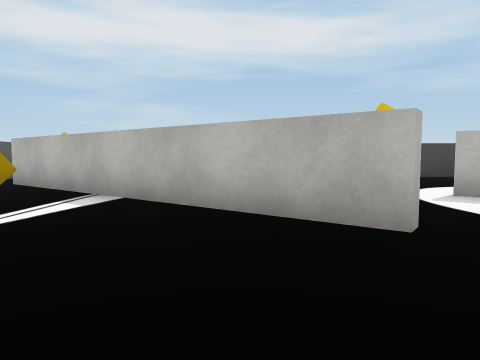
[1] (above)

13 first-person views from a walk through a Unity game level. The camera is 0.62 m above the floor, tilts 4° down and sees 70° across. The floor is counted in squares, 1 m on a side. Each view is taken from the middle of a square. On the plan, view 1 faces up. The plan holds only what a view shows up to about 10 squares ahead; the rest is blank. The player is left out. Some surface patterns are stand-ins.

[2]
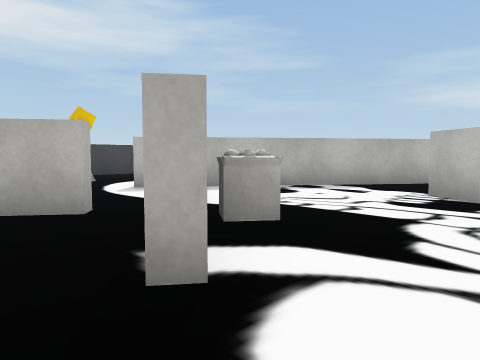

[3]
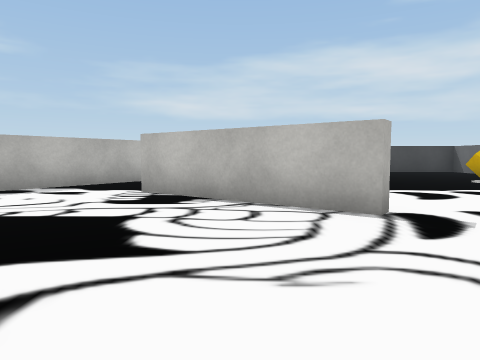

[4]
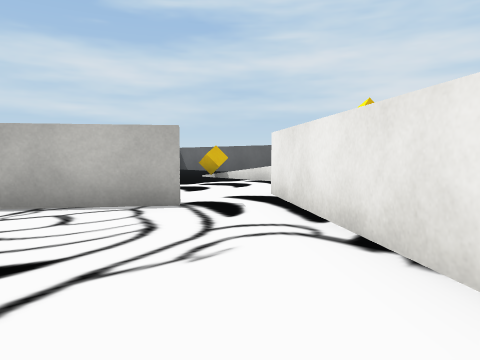

[5]
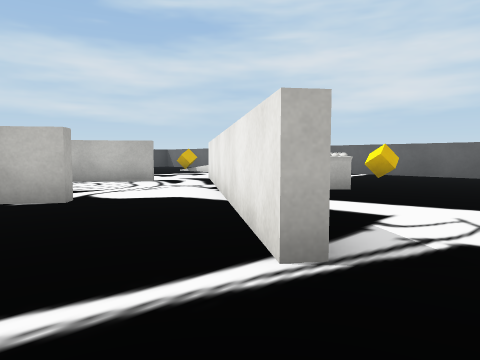

[6]
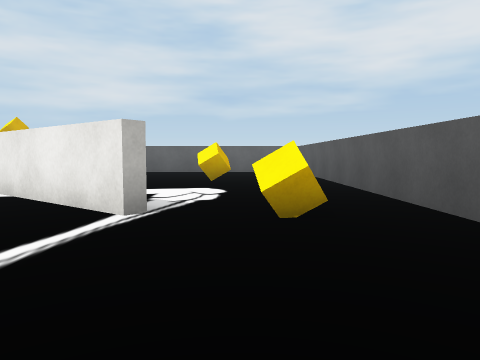

[7]
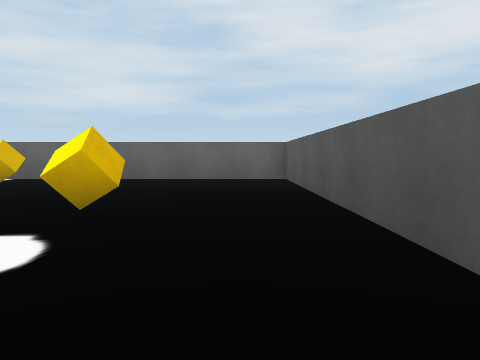

[8]
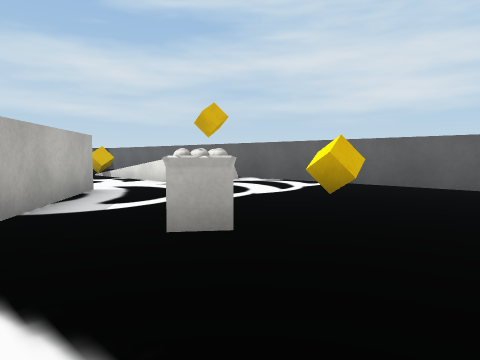

[9]
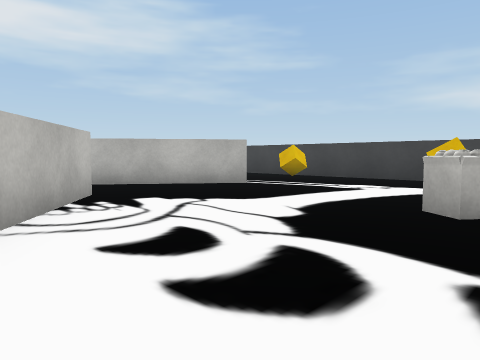

[10]
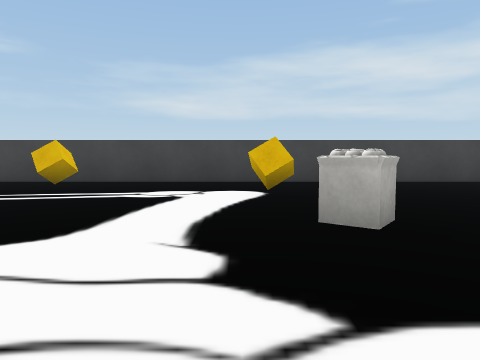

[11]
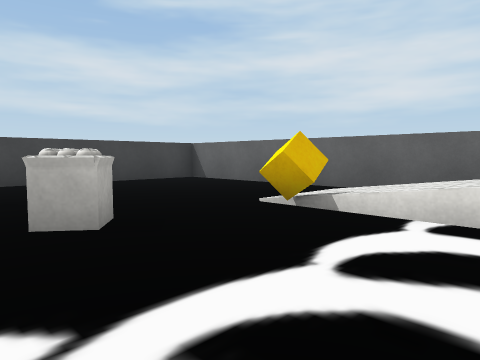

[12]
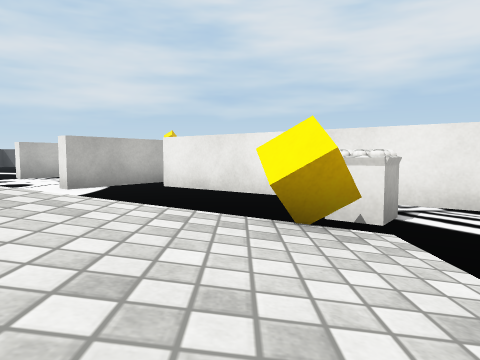

[13]
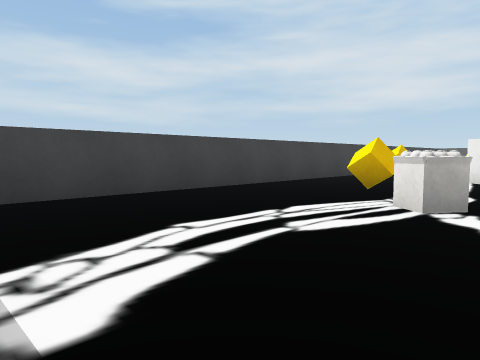

### Floor plan
Key: @ floor where view 1 was taken; # wall or solid block; . main floor; : floor 0.55 m higher than the main floor; / step, stairs or slope; = window, fence, low wall or low ledge; C cube; O other object.
Columns run from 6 left of view 1 to 14 right of it. Each row starts with its distance up from view 1.
 10       .       ...
  9      ///       ..   #
  8  #   O//  ..    .. .#
  7  ## OOO  ..    .....#
  6   ### .. ..    O....#
  5   ..##....#     C...#
  4   .C.##...###  .....#
  3     . ##.#..## .....#
  2   ...     ...##.....#
  1 #  .   #O ....##....#
  0 #.C.#.@....##.....C.#
 -1 #...##.....#........#
 -2 #....###..##........#
 -3 # .... ##.....O.C...#
 -4 # .C.  .##....O.....#
 -5 #.............O.....#
 -6 #....C.......C......#
 -7 #.........:////.....#
 -8 #........./ ///.....#
 -9 ##########= #########

Where each view was taken, in squares from view 1:
view 1: 0 up, 0 right, facing up
view 2: 1 down, 0 right, facing up-right
view 3: 1 down, 0 right, facing right
view 4: 0 up, 0 right, facing down-right
view 5: 2 up, 4 left, facing down-right
view 6: 4 up, 4 left, facing down
view 7: 0 up, 5 left, facing down
view 8: 2 down, 3 left, facing down-right
view 9: 5 down, 4 right, facing up-right
view 10: 3 down, 5 right, facing right
view 11: 3 down, 5 right, facing down-right
view 12: 10 up, 0 right, facing down
view 13: 10 up, 8 right, facing down-right
